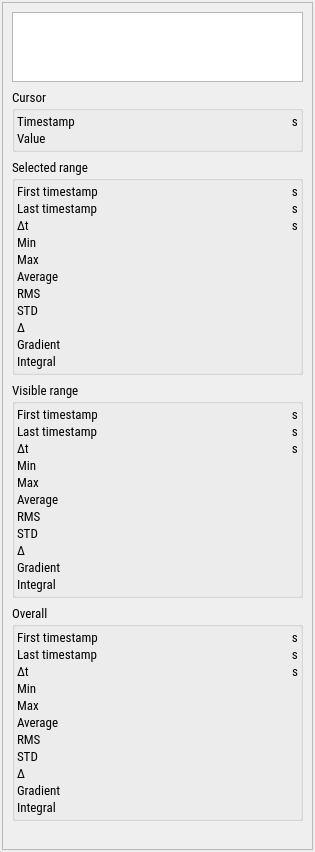
<?xml version="1.0" encoding="UTF-8"?>
<ui version="4.0">
 <class>ChannelStats</class>
 <widget class="QWidget" name="ChannelStats">
  <property name="geometry">
   <rect>
    <x>0</x>
    <y>0</y>
    <width>315</width>
    <height>852</height>
   </rect>
  </property>
  <property name="font">
   <font>
    <family>Roboto Condensed</family>
    <pointsize>10</pointsize>
   </font>
  </property>
  <property name="windowTitle">
   <string>Form</string>
  </property>
  <layout class="QVBoxLayout" name="verticalLayout_2">
   <property name="spacing">
    <number>2</number>
   </property>
   <property name="leftMargin">
    <number>2</number>
   </property>
   <property name="topMargin">
    <number>2</number>
   </property>
   <property name="rightMargin">
    <number>2</number>
   </property>
   <property name="bottomMargin">
    <number>2</number>
   </property>
   <item>
    <widget class="QScrollArea" name="scrollArea">
     <property name="horizontalScrollBarPolicy">
      <enum>Qt::ScrollBarAlwaysOff</enum>
     </property>
     <property name="widgetResizable">
      <bool>true</bool>
     </property>
     <widget class="QWidget" name="scrollAreaWidgetContents">
      <property name="geometry">
       <rect>
        <x>0</x>
        <y>0</y>
        <width>309</width>
        <height>846</height>
       </rect>
      </property>
      <layout class="QVBoxLayout" name="verticalLayout">
       <item>
        <layout class="QGridLayout" name="gridLayout" rowstretch="1,0,0,0,0" columnstretch="0,0">
         <item row="2" column="0" colspan="2">
          <widget class="QGroupBox" name="range_group">
           <property name="title">
            <string>Selected range</string>
           </property>
           <layout class="QGridLayout" name="gridLayout_5" columnstretch="0,1,0">
            <property name="leftMargin">
             <number>2</number>
            </property>
            <property name="topMargin">
             <number>2</number>
            </property>
            <property name="rightMargin">
             <number>2</number>
            </property>
            <property name="bottomMargin">
             <number>2</number>
            </property>
            <property name="spacing">
             <number>0</number>
            </property>
            <item row="6" column="1">
             <widget class="QLabel" name="selected_average">
              <property name="autoFillBackground">
               <bool>false</bool>
              </property>
              <property name="text">
               <string/>
              </property>
              <property name="alignment">
               <set>Qt::AlignRight|Qt::AlignTrailing|Qt::AlignVCenter</set>
              </property>
             </widget>
            </item>
            <item row="3" column="1">
             <widget class="QLabel" name="selected_delta_t">
              <property name="text">
               <string/>
              </property>
              <property name="alignment">
               <set>Qt::AlignRight|Qt::AlignTrailing|Qt::AlignVCenter</set>
              </property>
             </widget>
            </item>
            <item row="0" column="0">
             <widget class="QLabel" name="label_13">
              <property name="text">
               <string>First timestamp</string>
              </property>
             </widget>
            </item>
            <item row="3" column="2">
             <widget class="QLabel" name="xunit3">
              <property name="text">
               <string> s</string>
              </property>
             </widget>
            </item>
            <item row="6" column="2">
             <widget class="QLabel" name="unit10">
              <property name="text">
               <string/>
              </property>
             </widget>
            </item>
            <item row="4" column="0">
             <widget class="QLabel" name="label_14">
              <property name="text">
               <string>Min</string>
              </property>
             </widget>
            </item>
            <item row="7" column="0">
             <widget class="QLabel" name="label_29">
              <property name="text">
               <string>RMS</string>
              </property>
             </widget>
            </item>
            <item row="0" column="2">
             <widget class="QLabel" name="xunit1">
              <property name="text">
               <string> s</string>
              </property>
             </widget>
            </item>
            <item row="10" column="0">
             <widget class="QLabel" name="label_37">
              <property name="text">
               <string>Gradient</string>
              </property>
             </widget>
            </item>
            <item row="9" column="0">
             <widget class="QLabel" name="label_18">
              <property name="text">
               <string>Δ</string>
              </property>
             </widget>
            </item>
            <item row="8" column="1">
             <widget class="QLabel" name="selected_std">
              <property name="text">
               <string/>
              </property>
              <property name="alignment">
               <set>Qt::AlignRight|Qt::AlignTrailing|Qt::AlignVCenter</set>
              </property>
             </widget>
            </item>
            <item row="0" column="1">
             <widget class="QLabel" name="selected_start">
              <property name="text">
               <string/>
              </property>
              <property name="alignment">
               <set>Qt::AlignRight|Qt::AlignTrailing|Qt::AlignVCenter</set>
              </property>
             </widget>
            </item>
            <item row="8" column="0">
             <widget class="QLabel" name="label_34">
              <property name="text">
               <string>STD</string>
              </property>
             </widget>
            </item>
            <item row="5" column="1">
             <widget class="QLabel" name="selected_max">
              <property name="text">
               <string/>
              </property>
              <property name="alignment">
               <set>Qt::AlignRight|Qt::AlignTrailing|Qt::AlignVCenter</set>
              </property>
             </widget>
            </item>
            <item row="6" column="0">
             <widget class="QLabel" name="label">
              <property name="text">
               <string>Average</string>
              </property>
             </widget>
            </item>
            <item row="4" column="1">
             <widget class="QLabel" name="selected_min">
              <property name="text">
               <string/>
              </property>
              <property name="alignment">
               <set>Qt::AlignRight|Qt::AlignTrailing|Qt::AlignVCenter</set>
              </property>
             </widget>
            </item>
            <item row="1" column="2">
             <widget class="QLabel" name="xunit2">
              <property name="text">
               <string> s</string>
              </property>
             </widget>
            </item>
            <item row="1" column="1">
             <widget class="QLabel" name="selected_stop">
              <property name="text">
               <string/>
              </property>
              <property name="alignment">
               <set>Qt::AlignRight|Qt::AlignTrailing|Qt::AlignVCenter</set>
              </property>
             </widget>
            </item>
            <item row="5" column="2">
             <widget class="QLabel" name="unit3">
              <property name="text">
               <string/>
              </property>
             </widget>
            </item>
            <item row="3" column="0">
             <widget class="QLabel" name="label_21">
              <property name="text">
               <string>Δt</string>
              </property>
             </widget>
            </item>
            <item row="9" column="1">
             <widget class="QLabel" name="selected_delta">
              <property name="text">
               <string/>
              </property>
              <property name="alignment">
               <set>Qt::AlignRight|Qt::AlignTrailing|Qt::AlignVCenter</set>
              </property>
             </widget>
            </item>
            <item row="9" column="2">
             <widget class="QLabel" name="unit4">
              <property name="text">
               <string/>
              </property>
             </widget>
            </item>
            <item row="7" column="1">
             <widget class="QLabel" name="selected_rms">
              <property name="text">
               <string/>
              </property>
              <property name="alignment">
               <set>Qt::AlignRight|Qt::AlignTrailing|Qt::AlignVCenter</set>
              </property>
             </widget>
            </item>
            <item row="1" column="0">
             <widget class="QLabel" name="label_15">
              <property name="text">
               <string>Last timestamp</string>
              </property>
             </widget>
            </item>
            <item row="4" column="2">
             <widget class="QLabel" name="unit2">
              <property name="text">
               <string/>
              </property>
             </widget>
            </item>
            <item row="5" column="0">
             <widget class="QLabel" name="label_17">
              <property name="text">
               <string>Max</string>
              </property>
             </widget>
            </item>
            <item row="8" column="2">
             <widget class="QLabel" name="unit16">
              <property name="text">
               <string/>
              </property>
             </widget>
            </item>
            <item row="7" column="2">
             <widget class="QLabel" name="unit11">
              <property name="text">
               <string/>
              </property>
             </widget>
            </item>
            <item row="11" column="0">
             <widget class="QLabel" name="label_38">
              <property name="text">
               <string>Integral</string>
              </property>
             </widget>
            </item>
            <item row="10" column="1">
             <widget class="QLabel" name="selected_gradient">
              <property name="text">
               <string/>
              </property>
              <property name="alignment">
               <set>Qt::AlignRight|Qt::AlignTrailing|Qt::AlignVCenter</set>
              </property>
             </widget>
            </item>
            <item row="11" column="1">
             <widget class="QLabel" name="selected_integral">
              <property name="text">
               <string/>
              </property>
              <property name="alignment">
               <set>Qt::AlignRight|Qt::AlignTrailing|Qt::AlignVCenter</set>
              </property>
             </widget>
            </item>
            <item row="10" column="2">
             <widget class="QLabel" name="selected_gradient_unit">
              <property name="text">
               <string/>
              </property>
             </widget>
            </item>
            <item row="11" column="2">
             <widget class="QLabel" name="selected_integral_unit">
              <property name="text">
               <string/>
              </property>
             </widget>
            </item>
           </layout>
          </widget>
         </item>
         <item row="4" column="0" colspan="2">
          <widget class="QGroupBox" name="overall_group">
           <property name="title">
            <string>Overall</string>
           </property>
           <layout class="QGridLayout" name="gridLayout_2" columnstretch="0,1,0">
            <property name="leftMargin">
             <number>2</number>
            </property>
            <property name="topMargin">
             <number>2</number>
            </property>
            <property name="rightMargin">
             <number>2</number>
            </property>
            <property name="bottomMargin">
             <number>2</number>
            </property>
            <property name="spacing">
             <number>0</number>
            </property>
            <item row="0" column="2">
             <widget class="QLabel" name="xunit7">
              <property name="text">
               <string> s</string>
              </property>
             </widget>
            </item>
            <item row="9" column="1">
             <widget class="QLabel" name="overall_delta">
              <property name="text">
               <string/>
              </property>
              <property name="alignment">
               <set>Qt::AlignRight|Qt::AlignTrailing|Qt::AlignVCenter</set>
              </property>
             </widget>
            </item>
            <item row="5" column="1">
             <widget class="QLabel" name="overall_max">
              <property name="text">
               <string/>
              </property>
              <property name="alignment">
               <set>Qt::AlignRight|Qt::AlignTrailing|Qt::AlignVCenter</set>
              </property>
             </widget>
            </item>
            <item row="1" column="1">
             <widget class="QLabel" name="overall_stop">
              <property name="text">
               <string/>
              </property>
              <property name="alignment">
               <set>Qt::AlignRight|Qt::AlignTrailing|Qt::AlignVCenter</set>
              </property>
             </widget>
            </item>
            <item row="9" column="0">
             <widget class="QLabel" name="label_43">
              <property name="text">
               <string>Δ</string>
              </property>
             </widget>
            </item>
            <item row="5" column="0">
             <widget class="QLabel" name="label_6">
              <property name="text">
               <string>Max</string>
              </property>
             </widget>
            </item>
            <item row="8" column="1">
             <widget class="QLabel" name="overall_std">
              <property name="text">
               <string/>
              </property>
              <property name="alignment">
               <set>Qt::AlignRight|Qt::AlignTrailing|Qt::AlignVCenter</set>
              </property>
             </widget>
            </item>
            <item row="0" column="0">
             <widget class="QLabel" name="label_3">
              <property name="text">
               <string>First timestamp</string>
              </property>
             </widget>
            </item>
            <item row="6" column="0">
             <widget class="QLabel" name="label_32">
              <property name="text">
               <string>Average</string>
              </property>
             </widget>
            </item>
            <item row="5" column="2">
             <widget class="QLabel" name="unit9">
              <property name="text">
               <string/>
              </property>
             </widget>
            </item>
            <item row="10" column="0">
             <widget class="QLabel" name="label_41">
              <property name="text">
               <string>Gradient</string>
              </property>
             </widget>
            </item>
            <item row="7" column="1">
             <widget class="QLabel" name="overall_rms">
              <property name="text">
               <string/>
              </property>
              <property name="alignment">
               <set>Qt::AlignRight|Qt::AlignTrailing|Qt::AlignVCenter</set>
              </property>
             </widget>
            </item>
            <item row="1" column="2">
             <widget class="QLabel" name="xunit8">
              <property name="text">
               <string> s</string>
              </property>
             </widget>
            </item>
            <item row="6" column="1">
             <widget class="QLabel" name="overall_average">
              <property name="text">
               <string/>
              </property>
              <property name="alignment">
               <set>Qt::AlignRight|Qt::AlignTrailing|Qt::AlignVCenter</set>
              </property>
             </widget>
            </item>
            <item row="4" column="2">
             <widget class="QLabel" name="unit8">
              <property name="text">
               <string/>
              </property>
             </widget>
            </item>
            <item row="1" column="0">
             <widget class="QLabel" name="label_4">
              <property name="text">
               <string>Last timestamp</string>
              </property>
             </widget>
            </item>
            <item row="4" column="0">
             <widget class="QLabel" name="label_5">
              <property name="text">
               <string>Min</string>
              </property>
             </widget>
            </item>
            <item row="8" column="2">
             <widget class="QLabel" name="unit18">
              <property name="text">
               <string/>
              </property>
             </widget>
            </item>
            <item row="11" column="2">
             <widget class="QLabel" name="overall_integral_unit">
              <property name="text">
               <string/>
              </property>
             </widget>
            </item>
            <item row="9" column="2">
             <widget class="QLabel" name="unit19">
              <property name="text">
               <string/>
              </property>
             </widget>
            </item>
            <item row="10" column="2">
             <widget class="QLabel" name="overall_gradient_unit">
              <property name="text">
               <string/>
              </property>
             </widget>
            </item>
            <item row="6" column="2">
             <widget class="QLabel" name="unit14">
              <property name="text">
               <string/>
              </property>
             </widget>
            </item>
            <item row="7" column="0">
             <widget class="QLabel" name="label_33">
              <property name="text">
               <string>RMS</string>
              </property>
             </widget>
            </item>
            <item row="7" column="2">
             <widget class="QLabel" name="unit15">
              <property name="text">
               <string/>
              </property>
             </widget>
            </item>
            <item row="8" column="0">
             <widget class="QLabel" name="label_36">
              <property name="text">
               <string>STD</string>
              </property>
             </widget>
            </item>
            <item row="11" column="0">
             <widget class="QLabel" name="label_42">
              <property name="text">
               <string>Integral</string>
              </property>
             </widget>
            </item>
            <item row="0" column="1">
             <widget class="QLabel" name="overall_start">
              <property name="text">
               <string/>
              </property>
              <property name="alignment">
               <set>Qt::AlignRight|Qt::AlignTrailing|Qt::AlignVCenter</set>
              </property>
             </widget>
            </item>
            <item row="4" column="1">
             <widget class="QLabel" name="overall_min">
              <property name="sizePolicy">
               <sizepolicy hsizetype="Preferred" vsizetype="Preferred">
                <horstretch>0</horstretch>
                <verstretch>0</verstretch>
               </sizepolicy>
              </property>
              <property name="text">
               <string/>
              </property>
              <property name="alignment">
               <set>Qt::AlignRight|Qt::AlignTrailing|Qt::AlignVCenter</set>
              </property>
             </widget>
            </item>
            <item row="11" column="1">
             <widget class="QLabel" name="overall_integral">
              <property name="text">
               <string/>
              </property>
              <property name="alignment">
               <set>Qt::AlignRight|Qt::AlignTrailing|Qt::AlignVCenter</set>
              </property>
             </widget>
            </item>
            <item row="10" column="1">
             <widget class="QLabel" name="overall_gradient">
              <property name="text">
               <string/>
              </property>
              <property name="alignment">
               <set>Qt::AlignRight|Qt::AlignTrailing|Qt::AlignVCenter</set>
              </property>
             </widget>
            </item>
            <item row="3" column="0">
             <widget class="QLabel" name="label_44">
              <property name="text">
               <string>Δt</string>
              </property>
             </widget>
            </item>
            <item row="3" column="1">
             <widget class="QLabel" name="overall_delta_t">
              <property name="text">
               <string/>
              </property>
              <property name="alignment">
               <set>Qt::AlignRight|Qt::AlignTrailing|Qt::AlignVCenter</set>
              </property>
             </widget>
            </item>
            <item row="3" column="2">
             <widget class="QLabel" name="xunit9">
              <property name="text">
               <string> s</string>
              </property>
              <property name="alignment">
               <set>Qt::AlignRight|Qt::AlignTrailing|Qt::AlignVCenter</set>
              </property>
             </widget>
            </item>
           </layout>
          </widget>
         </item>
         <item row="0" column="0" colspan="2">
          <widget class="QTextEdit" name="name">
           <property name="sizePolicy">
            <sizepolicy hsizetype="Expanding" vsizetype="Fixed">
             <horstretch>0</horstretch>
             <verstretch>1</verstretch>
            </sizepolicy>
           </property>
           <property name="verticalScrollBarPolicy">
            <enum>Qt::ScrollBarAsNeeded</enum>
           </property>
           <property name="horizontalScrollBarPolicy">
            <enum>Qt::ScrollBarAlwaysOff</enum>
           </property>
           <property name="sizeAdjustPolicy">
            <enum>QAbstractScrollArea::AdjustToContents</enum>
           </property>
           <property name="readOnly">
            <bool>true</bool>
           </property>
           <property name="html">
            <string>&lt;!DOCTYPE HTML PUBLIC &quot;-//W3C//DTD HTML 4.0//EN&quot; &quot;http://www.w3.org/TR/REC-html40/strict.dtd&quot;&gt;
&lt;html&gt;&lt;head&gt;&lt;meta name=&quot;qrichtext&quot; content=&quot;1&quot; /&gt;&lt;style type=&quot;text/css&quot;&gt;
p, li { white-space: pre-wrap; }
&lt;/style&gt;&lt;/head&gt;&lt;body style=&quot; font-family:'Roboto Condensed'; font-size:10pt; font-weight:400; font-style:normal;&quot;&gt;
&lt;p style=&quot;-qt-paragraph-type:empty; margin-top:12px; margin-bottom:12px; margin-left:0px; margin-right:0px; -qt-block-indent:0; text-indent:0px; font-family:'Consolas';&quot;&gt;&lt;br /&gt;&lt;/p&gt;&lt;/body&gt;&lt;/html&gt;</string>
           </property>
          </widget>
         </item>
         <item row="1" column="0" colspan="2">
          <widget class="QGroupBox" name="cursor_group">
           <property name="title">
            <string>Cursor</string>
           </property>
           <property name="flat">
            <bool>false</bool>
           </property>
           <property name="checkable">
            <bool>false</bool>
           </property>
           <layout class="QGridLayout" name="gridLayout_4" columnstretch="0,1,0">
            <property name="leftMargin">
             <number>2</number>
            </property>
            <property name="topMargin">
             <number>2</number>
            </property>
            <property name="rightMargin">
             <number>2</number>
            </property>
            <property name="bottomMargin">
             <number>2</number>
            </property>
            <property name="spacing">
             <number>0</number>
            </property>
            <item row="0" column="1">
             <widget class="QLabel" name="cursor_t">
              <property name="text">
               <string/>
              </property>
              <property name="alignment">
               <set>Qt::AlignRight|Qt::AlignTrailing|Qt::AlignVCenter</set>
              </property>
             </widget>
            </item>
            <item row="0" column="0">
             <widget class="QLabel" name="label_12">
              <property name="text">
               <string>Timestamp      </string>
              </property>
             </widget>
            </item>
            <item row="1" column="1">
             <widget class="QLabel" name="cursor_value">
              <property name="text">
               <string/>
              </property>
              <property name="alignment">
               <set>Qt::AlignRight|Qt::AlignTrailing|Qt::AlignVCenter</set>
              </property>
             </widget>
            </item>
            <item row="1" column="0">
             <widget class="QLabel" name="label_11">
              <property name="text">
               <string>Value</string>
              </property>
             </widget>
            </item>
            <item row="0" column="2">
             <widget class="QLabel" name="xunit0">
              <property name="text">
               <string> s</string>
              </property>
             </widget>
            </item>
            <item row="1" column="2">
             <widget class="QLabel" name="unit1">
              <property name="text">
               <string/>
              </property>
             </widget>
            </item>
           </layout>
          </widget>
         </item>
         <item row="3" column="0" colspan="2">
          <widget class="QGroupBox" name="visible_group">
           <property name="title">
            <string>Visible range</string>
           </property>
           <layout class="QGridLayout" name="gridLayout_3" columnstretch="0,1,0">
            <property name="leftMargin">
             <number>2</number>
            </property>
            <property name="topMargin">
             <number>2</number>
            </property>
            <property name="rightMargin">
             <number>2</number>
            </property>
            <property name="bottomMargin">
             <number>2</number>
            </property>
            <property name="spacing">
             <number>0</number>
            </property>
            <item row="0" column="1">
             <widget class="QLabel" name="visible_start">
              <property name="text">
               <string/>
              </property>
              <property name="alignment">
               <set>Qt::AlignRight|Qt::AlignTrailing|Qt::AlignVCenter</set>
              </property>
             </widget>
            </item>
            <item row="8" column="2">
             <widget class="QLabel" name="unit7">
              <property name="text">
               <string/>
              </property>
             </widget>
            </item>
            <item row="4" column="0">
             <widget class="QLabel" name="label_10">
              <property name="text">
               <string>Max</string>
              </property>
             </widget>
            </item>
            <item row="7" column="0">
             <widget class="QLabel" name="label_35">
              <property name="text">
               <string>STD</string>
              </property>
             </widget>
            </item>
            <item row="3" column="2">
             <widget class="QLabel" name="unit5">
              <property name="text">
               <string/>
              </property>
             </widget>
            </item>
            <item row="1" column="1">
             <widget class="QLabel" name="visible_stop">
              <property name="text">
               <string/>
              </property>
              <property name="alignment">
               <set>Qt::AlignRight|Qt::AlignTrailing|Qt::AlignVCenter</set>
              </property>
             </widget>
            </item>
            <item row="8" column="0">
             <widget class="QLabel" name="label_19">
              <property name="text">
               <string>Δ</string>
              </property>
             </widget>
            </item>
            <item row="3" column="0">
             <widget class="QLabel" name="label_9">
              <property name="text">
               <string>Min</string>
              </property>
             </widget>
            </item>
            <item row="6" column="1">
             <widget class="QLabel" name="visible_rms">
              <property name="text">
               <string/>
              </property>
              <property name="alignment">
               <set>Qt::AlignRight|Qt::AlignTrailing|Qt::AlignVCenter</set>
              </property>
             </widget>
            </item>
            <item row="7" column="2">
             <widget class="QLabel" name="unit17">
              <property name="text">
               <string/>
              </property>
             </widget>
            </item>
            <item row="2" column="0">
             <widget class="QLabel" name="label_16">
              <property name="text">
               <string>Δt</string>
              </property>
             </widget>
            </item>
            <item row="3" column="1">
             <widget class="QLabel" name="visible_min">
              <property name="text">
               <string/>
              </property>
              <property name="alignment">
               <set>Qt::AlignRight|Qt::AlignTrailing|Qt::AlignVCenter</set>
              </property>
             </widget>
            </item>
            <item row="7" column="1">
             <widget class="QLabel" name="visible_std">
              <property name="text">
               <string/>
              </property>
              <property name="alignment">
               <set>Qt::AlignRight|Qt::AlignTrailing|Qt::AlignVCenter</set>
              </property>
             </widget>
            </item>
            <item row="0" column="2">
             <widget class="QLabel" name="xunit4">
              <property name="text">
               <string> s</string>
              </property>
             </widget>
            </item>
            <item row="9" column="0">
             <widget class="QLabel" name="label_39">
              <property name="text">
               <string>Gradient</string>
              </property>
             </widget>
            </item>
            <item row="1" column="0">
             <widget class="QLabel" name="label_8">
              <property name="text">
               <string>Last timestamp</string>
              </property>
             </widget>
            </item>
            <item row="0" column="0">
             <widget class="QLabel" name="label_7">
              <property name="text">
               <string>First timestamp</string>
              </property>
             </widget>
            </item>
            <item row="4" column="2">
             <widget class="QLabel" name="unit6">
              <property name="text">
               <string/>
              </property>
             </widget>
            </item>
            <item row="2" column="2">
             <widget class="QLabel" name="xunit6">
              <property name="text">
               <string> s</string>
              </property>
             </widget>
            </item>
            <item row="8" column="1">
             <widget class="QLabel" name="visible_delta">
              <property name="text">
               <string/>
              </property>
              <property name="alignment">
               <set>Qt::AlignRight|Qt::AlignTrailing|Qt::AlignVCenter</set>
              </property>
             </widget>
            </item>
            <item row="6" column="0">
             <widget class="QLabel" name="label_31">
              <property name="text">
               <string>RMS</string>
              </property>
             </widget>
            </item>
            <item row="5" column="2">
             <widget class="QLabel" name="unit12">
              <property name="text">
               <string/>
              </property>
             </widget>
            </item>
            <item row="5" column="0">
             <widget class="QLabel" name="label_30">
              <property name="text">
               <string>Average</string>
              </property>
             </widget>
            </item>
            <item row="4" column="1">
             <widget class="QLabel" name="visible_max">
              <property name="text">
               <string/>
              </property>
              <property name="alignment">
               <set>Qt::AlignRight|Qt::AlignTrailing|Qt::AlignVCenter</set>
              </property>
             </widget>
            </item>
            <item row="2" column="1">
             <widget class="QLabel" name="visible_delta_t">
              <property name="text">
               <string/>
              </property>
              <property name="alignment">
               <set>Qt::AlignRight|Qt::AlignTrailing|Qt::AlignVCenter</set>
              </property>
             </widget>
            </item>
            <item row="5" column="1">
             <widget class="QLabel" name="visible_average">
              <property name="text">
               <string/>
              </property>
              <property name="alignment">
               <set>Qt::AlignRight|Qt::AlignTrailing|Qt::AlignVCenter</set>
              </property>
             </widget>
            </item>
            <item row="1" column="2">
             <widget class="QLabel" name="xunit5">
              <property name="text">
               <string> s</string>
              </property>
             </widget>
            </item>
            <item row="6" column="2">
             <widget class="QLabel" name="unit13">
              <property name="text">
               <string/>
              </property>
             </widget>
            </item>
            <item row="10" column="0">
             <widget class="QLabel" name="label_40">
              <property name="text">
               <string>Integral</string>
              </property>
             </widget>
            </item>
            <item row="9" column="2">
             <widget class="QLabel" name="visible_gradient_unit">
              <property name="text">
               <string/>
              </property>
             </widget>
            </item>
            <item row="10" column="2">
             <widget class="QLabel" name="visible_integral_unit">
              <property name="text">
               <string/>
              </property>
             </widget>
            </item>
            <item row="9" column="1">
             <widget class="QLabel" name="visible_gradient">
              <property name="text">
               <string/>
              </property>
              <property name="alignment">
               <set>Qt::AlignRight|Qt::AlignTrailing|Qt::AlignVCenter</set>
              </property>
             </widget>
            </item>
            <item row="10" column="1">
             <widget class="QLabel" name="visible_integral">
              <property name="text">
               <string/>
              </property>
              <property name="alignment">
               <set>Qt::AlignRight|Qt::AlignTrailing|Qt::AlignVCenter</set>
              </property>
             </widget>
            </item>
           </layout>
          </widget>
         </item>
        </layout>
       </item>
       <item>
        <spacer name="verticalSpacer">
         <property name="orientation">
          <enum>Qt::Vertical</enum>
         </property>
         <property name="sizeHint" stdset="0">
          <size>
           <width>20</width>
           <height>40</height>
          </size>
         </property>
        </spacer>
       </item>
      </layout>
     </widget>
    </widget>
   </item>
  </layout>
 </widget>
 <resources/>
 <connections/>
</ui>
